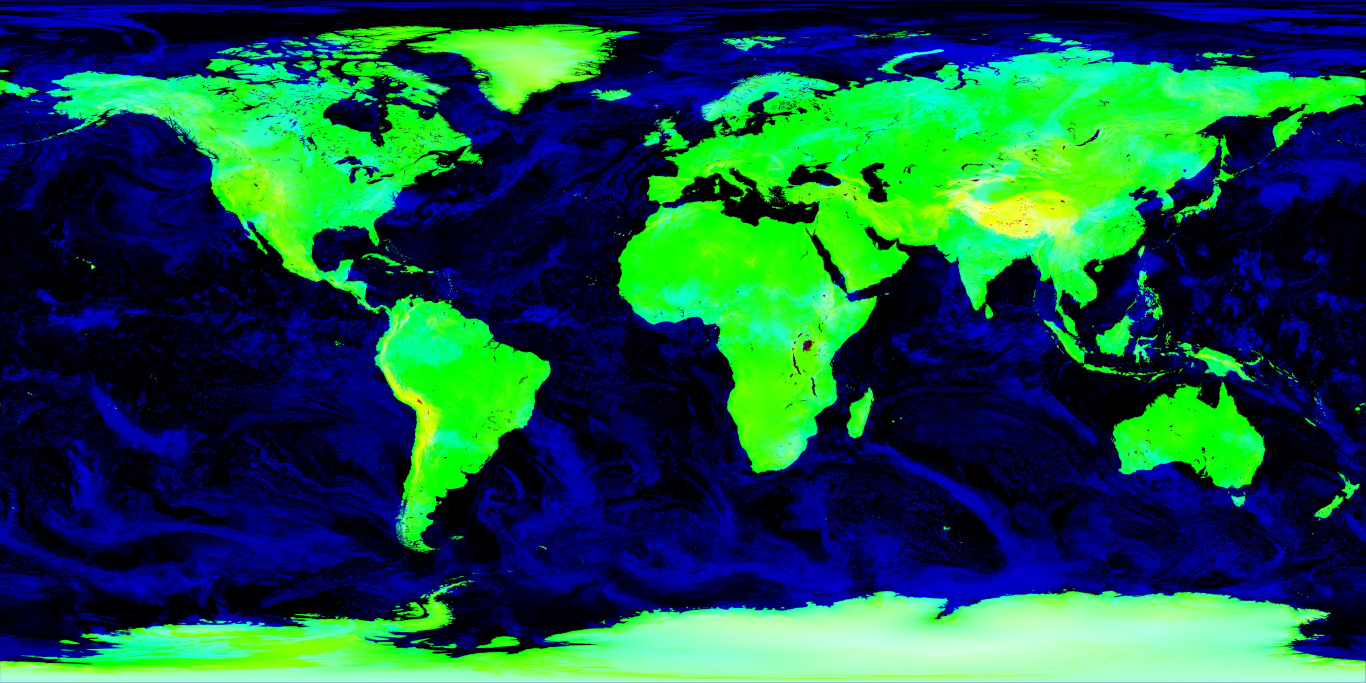
#> input picture assets/earth/earth_bump_roughness_clouds_4096.jpg, 4096 x 2048 px (shown at 1/3 size); its folder holds only this picture in this run
$ python -i saliencia.py   (imports and definitions only)
#> lines starting #> are read from the running program, lines starting #| are printed output that depends on the picture
#> further down, picture is the input picture: shape (2048, 4096, 3); mean B, G, R 71.1, 84, 23.2
"""How well a picture works as a thumbnail when it is small (the phone feed): one score 0-100 and why.

Free and local (OpenCV + numpy, no model, no API). Four things, measured at feed size (320x180):
- focus (35): one clear spot draws the eye. Spectral-residual saliency (Hou & Zhang, 2007): the share of the
  saliency in the brightest tenth of the picture;
- contrast (25): spread of the brightness (a grey picture disappears in the feed);
- colour (20): colourfulness (Hasler & Süsstrunk, 2003);
- clean (20): not too many edges (a busy picture reads as noise when small).
A very dark or very washed-out picture loses up to 15 more.

Used by pipeline/package.py: the stills for your own thumbnail are renamed so fotograma-1 is the best one, and the
three automatic thumbnails are listed best first (puntuacion.md next to them, and in that order in the notice).
"""

from __future__ import annotations

from pathlib import Path
from typing import Any

import cv2
import numpy as np

FEED = (320, 180)
WEIGHTS = {"focus": 35, "contrast": 25, "colour": 20, "clean": 20}


def saliency(gray: np.ndarray) -> np.ndarray:
    """Spectral-residual saliency map of a grey picture, 0-1, at 64x64 (resized back by the caller if needed)."""

    small = cv2.resize(gray, (64, 64), interpolation=cv2.INTER_AREA).astype(np.float32)
#> small: shape (64, 64) float32
    spectrum = np.fft.fft2(small)
    log_amplitude = np.log(np.abs(spectrum) + 1e-9)
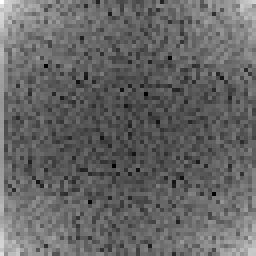
#> log_amplitude: shape (64, 64) float64 (shown 4 times larger); min 3.26, max 12.48, mean 6.95; drawn with min black and max white
    residual = log_amplitude - cv2.blur(log_amplitude, (3, 3))
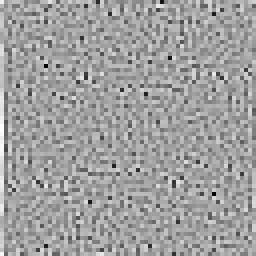
#> residual: shape (64, 64) float64 (shown 4 times larger); min -3.23, max 1.93, mean 0.00891; drawn with min black and max white
    picture = np.abs(np.fft.ifft2(np.exp(residual + 1j * np.angle(spectrum)))) ** 2
#> picture: shape (64, 64) float64
    picture = cv2.GaussianBlur(picture.astype(np.float32), (0, 0), 2.5)
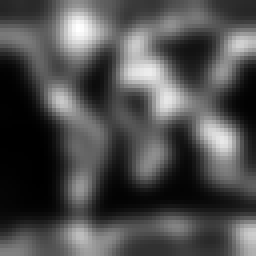
#> picture: shape (64, 64) float32 (shown 4 times larger); min 1.34e-05, max 0.00142, mean 0.000442; drawn with min black and max white
    span = picture.max() - picture.min()
#> span = 0.00141
    return (picture - picture.min()) / span if span > 0 else np.zeros_like(picture)


def _clip(x: float) -> float:
    return float(min(1.0, max(0.0, x)))


def measure(image: np.ndarray) -> dict[str, Any]:
    """Score of a BGR picture: {"score": 0-100, "focus"/"contrast"/"colour"/"clean": 0-1, "brightness": 0-1}."""

    small = cv2.resize(image, FEED, interpolation=cv2.INTER_AREA)
    gray = cv2.cvtColor(small, cv2.COLOR_BGR2GRAY)
    sal = saliency(gray).ravel()
#> sal = 4096 values, max 1 at index 467, min 0 at index 2181, mean 0.305
    total = sal.sum()
#> total = 1248
    top = np.sort(sal)[-len(sal) // 10:].sum() / total if total > 0 else 0.1
#> top = 0.246
    focus = _clip((top - 0.28) / 0.35)                   # 0.28 = spread everywhere · 0.63 = one clear spot
#> focus = 0
    luminance = gray.astype(np.float32) / 255
    contrast = _clip(float(luminance.std()) / 0.25)
#> contrast = 1
    b, g, r = [c.astype(np.float32) for c in cv2.split(small)]
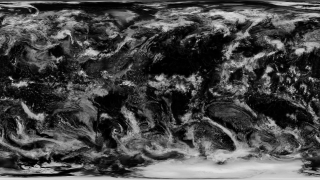
#> b: shape (180, 320) float32; min 0, max 225, mean 71.1
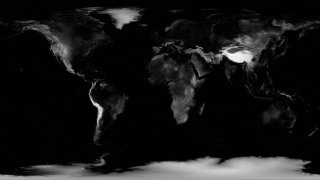
#> r: shape (180, 320) float32; min 0, max 247, mean 23.2
    rg, yb = r - g, 0.5 * (r + g) - b
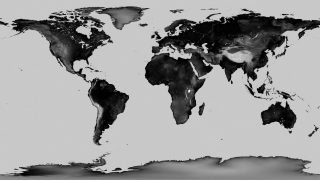
#> rg: shape (180, 320) float32; min -255, max 69, mean -60.8; drawn with min black and max white
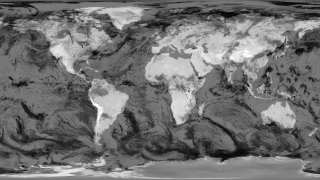
#> yb: shape (180, 320) float32; min -219, max 232.5, mean -17.5; drawn with min black and max white
    colourfulness = float(np.hypot(rg.std(), yb.std()) + 0.3 * np.hypot(rg.mean(), yb.mean()))
#> colourfulness = 139.9
    colour = _clip(colourfulness / 80)                   # ≈ 80: «quite colourful» on Hasler's scale
#> colour = 1
    edges = float((cv2.Canny(gray, 80, 200) > 0).mean())
#> edges = 0.0724
    clean = _clip(1 - (edges - 0.03) / 0.08)            # under 3 % edges: clean · over 11 %: noise
#> clean = 0.47
    brightness = float(luminance.mean())
#> brightness = 0.252
    penalty = 15 * (_clip((0.22 - brightness) / 0.12) + _clip((brightness - 0.85) / 0.1))
#> penalty = 0
    parts = {"focus": focus, "contrast": contrast, "colour": colour, "clean": clean}
#> parts = {'focus': 0, 'contrast': 1, 'colour': 1, 'clean': 0.47}
    score = sum(WEIGHTS[k] * v for k, v in parts.items()) - penalty
#> score = 54.4
    return {"score": round(max(0.0, score)), **{k: round(v, 2) for k, v in parts.items()},
            "brightness": round(brightness, 2)}


def score_file(path: Path) -> dict[str, Any] | None:
    image = cv2.imread(str(path), cv2.IMREAD_COLOR)
    return None if image is None else {"file": path.name, **measure(image)}


GOOD = {"focus": "foco claro", "contrast": "buen contraste", "colour": "color vivo", "clean": "limpia"}
WEAK = {"focus": "sin foco claro", "contrast": "poco contraste", "colour": "poco color", "clean": "recargada"}


# [47 lines left out: functions why, rank, markdown, order_stills, not called in this run]

>>> import cv2
>>> picture = cv2.imread('../assets/earth/earth_bump_roughness_clouds_4096.jpg')
>>> result = measure(picture)
#> result = {'score': 54, 'focus': 0, 'contrast': 1, 'colour': 1, 'clean': 0.47, 'brightness': 0.25}
